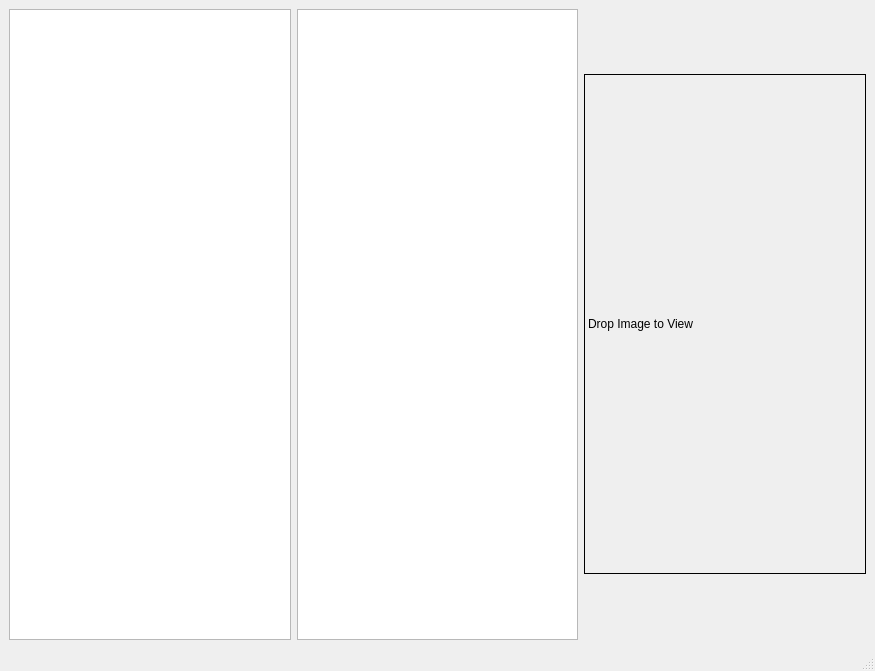
<?xml version="1.0" encoding="UTF-8"?>
<ui version="4.0">
 <class>MainWindow</class>
 <widget class="QMainWindow" name="MainWindow">
  <property name="geometry">
   <rect>
    <x>0</x>
    <y>0</y>
    <width>875</width>
    <height>671</height>
   </rect>
  </property>
  <property name="windowTitle">
   <string>MainWindow</string>
  </property>
  <widget class="QWidget" name="centralwidget">
   <layout class="QGridLayout" name="gridLayout">
    <item row="0" column="2">
     <widget class="DropEnabledImagerViewer" name="label">
      <property name="sizePolicy">
       <sizepolicy hsizetype="Expanding" vsizetype="Preferred">
        <horstretch>0</horstretch>
        <verstretch>0</verstretch>
       </sizepolicy>
      </property>
      <property name="maximumSize">
       <size>
        <width>500</width>
        <height>500</height>
       </size>
      </property>
      <property name="frameShape">
       <enum>QFrame::Box</enum>
      </property>
      <property name="text">
       <string>Drop Image to View</string>
      </property>
      <property name="scaledContents">
       <bool>true</bool>
      </property>
     </widget>
    </item>
    <item row="0" column="0">
     <widget class="QTreeView" name="treeView"/>
    </item>
    <item row="0" column="1">
     <widget class="DragableGridLayout" name="listView">
      <property name="mouseTracking">
       <bool>true</bool>
      </property>
      <property name="focusPolicy">
       <enum>Qt::ClickFocus</enum>
      </property>
      <property name="layoutDirection">
       <enum>Qt::LeftToRight</enum>
      </property>
      <property name="resizeMode">
       <enum>QListView::Adjust</enum>
      </property>
      <property name="viewMode">
       <enum>QListView::IconMode</enum>
      </property>
      <property name="uniformItemSizes">
       <bool>true</bool>
      </property>
     </widget>
    </item>
   </layout>
  </widget>
  <widget class="QMenuBar" name="menubar">
   <property name="geometry">
    <rect>
     <x>0</x>
     <y>0</y>
     <width>875</width>
     <height>25</height>
    </rect>
   </property>
  </widget>
  <widget class="QStatusBar" name="statusbar"/>
 </widget>
 <customwidgets>
  <customwidget>
   <class>DragableGridLayout</class>
   <extends>QListView</extends>
   <header>dragablegridlayout.h</header>
  </customwidget>
  <customwidget>
   <class>DropEnabledImagerViewer</class>
   <extends>QLabel</extends>
   <header>dropenabledimagerviewer.h</header>
  </customwidget>
 </customwidgets>
 <resources/>
 <connections/>
</ui>
